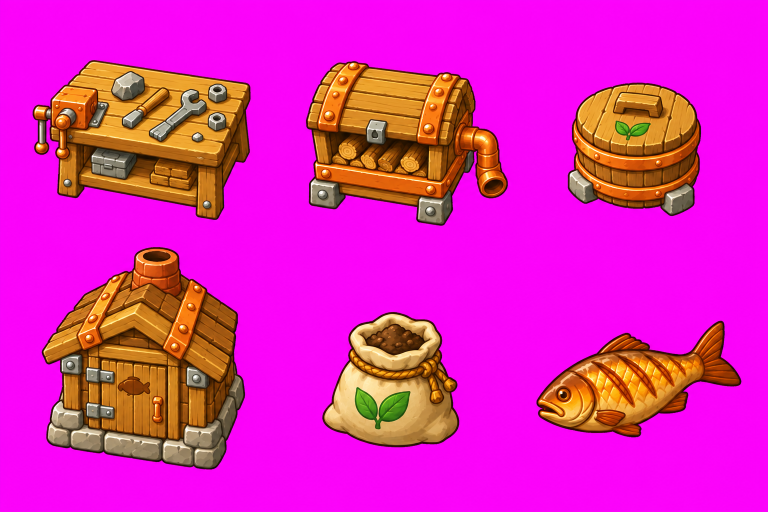
#> input picture art/camp-expansion-v2/revised/generated.png, 1536 x 1024 px, found by its file name (shown at 1/2 size)
$ python package_planting_art.py
#> lines starting #> are read from the running program, lines starting #| are printed output that depends on the picture
from pathlib import Path
from PIL import Image
import json
r=Path(__file__).resolve().parents[1]
raw=Image.open(r/'art/planting-v1/generation/generated.png').convert('RGB')
#> raw is the input picture: PIL image 1536x1024 RGB; mean R, G, B 225.1, 34.8, 184.7
# Actual ownership boundaries from visual inspection; the model did not honor equal columns.
xs=[0,340,628,940,1254];ys=[0,314,622,918,1254]
sheet=Image.new('RGB',(1536,1536),(255,0,255))
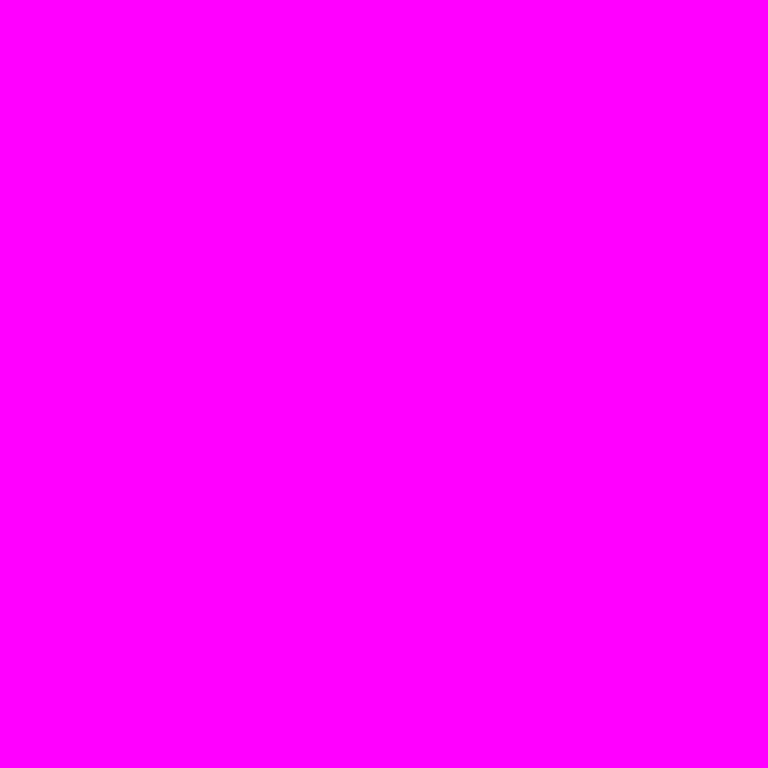
#> sheet: PIL image 1536x1536 RGB (shown at 1/2 size); mean R, G, B 255, 0, 255
for y in range(4):
 for x in range(4):
  cell=raw.crop((xs[x],ys[y],xs[x+1],ys[y+1]))
  sheet.paste(cell,(x*384+(384-cell.width)//2,y*384+384-cell.height-20))
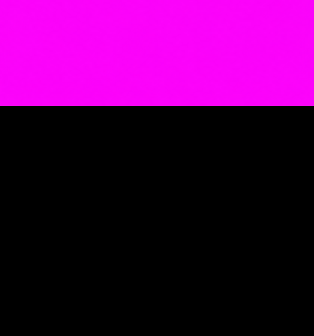
#> cell: PIL image 314x336 RGB; mean R, G, B 79.2, 1, 78.8
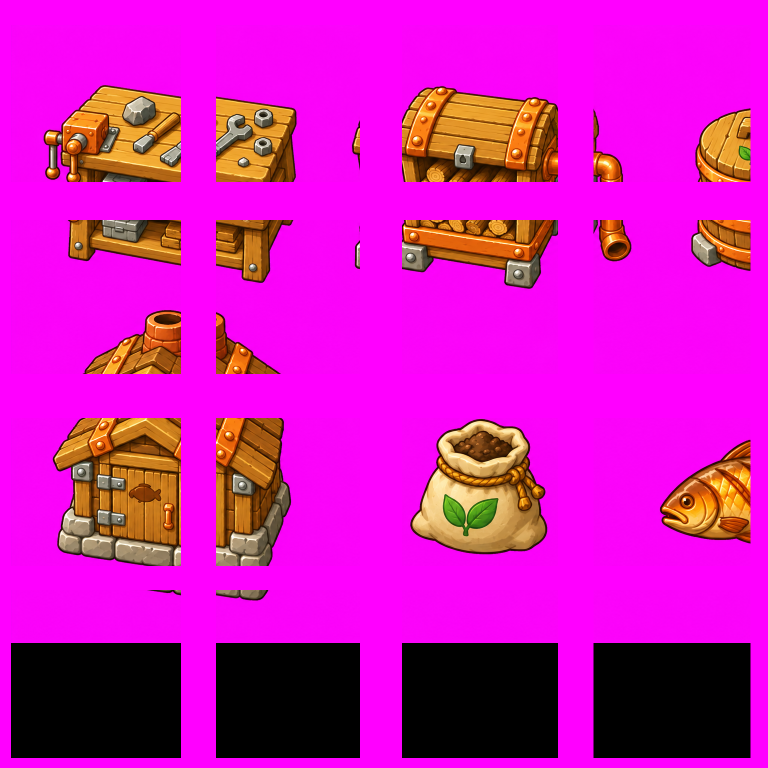
#> sheet: PIL image 1536x1536 RGB (shown at 1/2 size); mean R, G, B 206.5, 20.5, 183.4
sheet.save(r/'art/planting-v1/ownership-sheet.png')
(r/'art/planting-v1/ownership.json').write_text(json.dumps(dict(x=xs,y=ys,reason='Preserve whole subjects across nonuniform generated grid; no component deletion or redraw.')),encoding='utf8')
